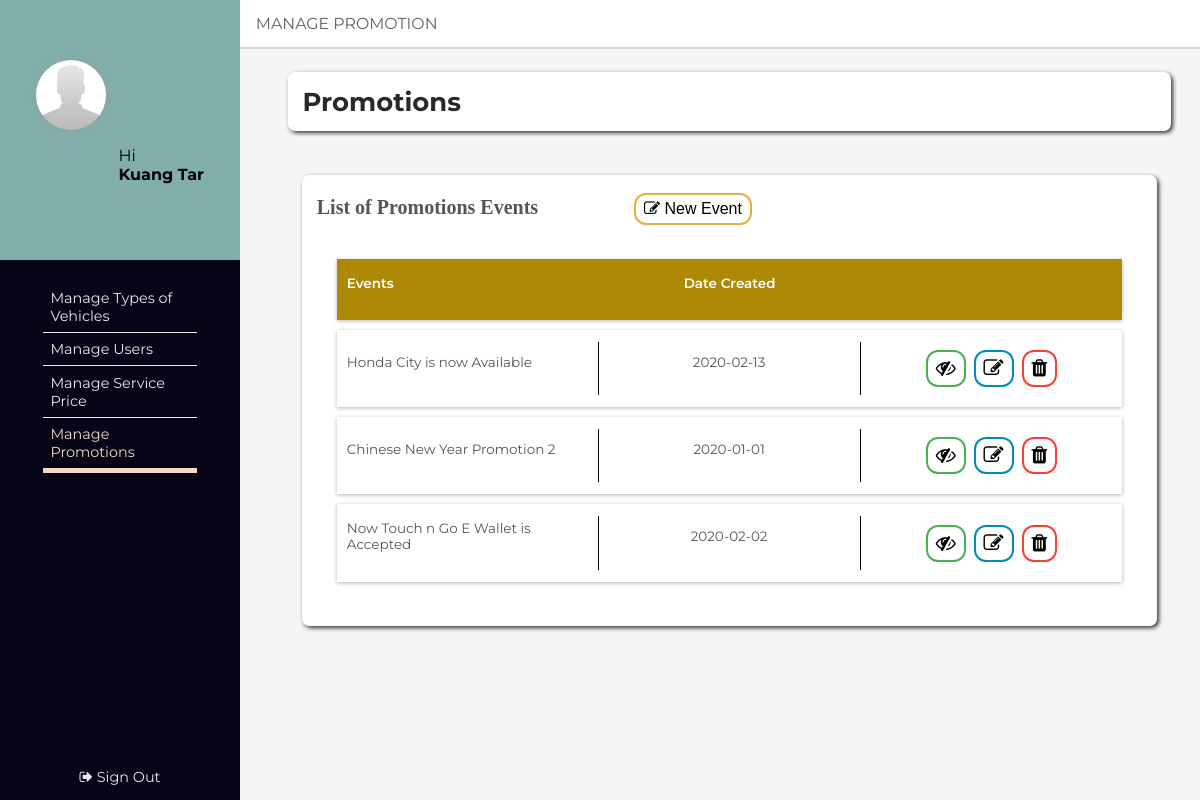
Page /promotion.php on the committed database.
### tables this page shows
CREATE TABLE `promotion` (
  `id` int(11) NOT NULL,
  `event` varchar(128) NOT NULL,
  `date_created` date NOT NULL,
  `description` varchar(256) NOT NULL,
  `image` varchar(128) NOT NULL,
  `status` int(1) NOT NULL
);

### db/conn.php (called while the page is built, shortened)
<?php
    include "class/db.php";
    $DB = new Database();
?>

### db/class/db.php (called while the page is built, shortened)
<?php
    class Database{
        private $servername = "cybergo.cl3klxoe7ycy.us-east-2.rds.amazonaws.com";
        private $username = "cybergo";
        private $password = "aaa11111";
        private $database = "cybergo";
        function connect(){
            $this->conn = mysqli_connect($this->servername, $this->username, $this->password, $this->database);
            return $this->conn;
        }
    }
?>

### object/promotionTable.php (called while the page is built, shortened)
<?php
    class Promotiontable {
        private $conn;
        private $table_name = "promotion";
        public function __construct($db){
            $this->conn = $db->connect();
        }
        public function read()
        {
            $sql = "SELECT * FROM " . $this->table_name;
            $stmt = $this->conn->query($sql) or die("Error in $sql");
            return $stmt;
        }
    }
?>

### promotion.php (the view, shortened to what this page needs)
<?php
    include "db/conn.php";
    include_once "object/promotionTable.php";
    $promotion = new PromotionTable($DB);
    $getPromotion = $promotion->read();
?>
<!DOCTYPE html>
<html lang="en">
<head>
   <link rel="stylesheet" href="css/reset.css" />
   <link rel="stylesheet" href="css/default.css" />
   <link rel="stylesheet" href="css/sidebar.css" />
   <link rel="stylesheet" href="css/promotion.css" />
   <link rel="stylesheet" href="css/alert.css" />
   <link rel="stylesheet" href="https://cdnjs.cloudflare.com/ajax/libs/font-awesome/4.7.0/css/font-awesome.min.css">
</head>
<body>
    <div id="leftBar">
        <div id="user">
            <img src="img/default.jpg" alt="Profile Image">
            <p>
                Hi <br/>
                <b >Kuang Tar</b>
            </p>
        </div>
        <nav>
            <a href="cartype.html">Manage Types of Vehicles</a>
            <a href="user.html">Manage Users</a>
            <a href="servicePrice.html">Manage Service Price</a>
            <a href="promotion.html"  id="selected">Manage Promotions</a>
          </nav>
        <div id="signOut">
            <a href="login.html"><i class="fa fa-sign-out"></i> Sign Out</a>
        </div>
    </div>
    <hgroup>
        <h1>Manage Promotion</h1>
    </hgroup>
    <div id="body">
        <div id="title">
            <h1>Promotions</h1>
        </div>
        <div id="content">
            <a>List of Promotions Events</a><button class="button button4 open-modal" data-open="modal1"><i class="fa fa-pencil-square-o"></i> New Event</button>
            <div class="table-box">
                <div class="table-row table-head">
                    <div class="table-cell first-cell">
                       <p>Events</p>
                    </div>
                    <div class="table-cell">
                        <p>Date Created</p>
                    </div>
                    <div class="table-cell last-cell">
                    </div>
                </div>
                <?php while($row = $getPromotion->fetch_assoc()) { ?>
                    <div class="table-row" id="<?php echo $row["id"]; ?>">
                    <div class="table-cell first-cell">
                        <p><?php echo $row["event"]; ?></p>
                    </div>
                    <div class="table-cell">
                        <p><?php echo $row["date_created"]; ?></p>
                    </div>
                    <div class="table-cell last-cell">
                        <a href="<?php echo 'promotion.php?StatusId=' . $row["id"]; ?>" class="button button1">
                        <?php if($row["status"] == 1) { ?>
                            <i class="fa fa-eye" aria-hidden="true"></i>
                        <?php } else { ?>
                            <i class="fa fa-eye-slash" aria-hidden="true"></i>
                        <?php } ?>
                        </a>
                            <a href="<?php echo 'editPromotion.php?editId=' . $row["id"]; ?>" class="button button2"><i class="fa fa-pencil-square-o" aria-hidden="true"></i></a>
                            <a href="<?php echo 'promotion.php?delId=' . $row["id"]; ?>" class="button button3"><i class="fa fa-trash" aria-hidden="true"></i>
                        </a>
                    </div>
                </div>
                <?php } ?>
            </div>
        </div>
    </div>
</body>
</html>

### css/default.css (style rules this page uses)
h1, h2, h3, p, body, div { font-family: "Montserrat", Tahoma, Helvetica, sans-serif; margin: 0; padding: 0; }
a { text-decoration:none; }
h1 { font-size: 1.8em; margin: 0.25em 0 0.25em 0; }
p, body { font-size: 0.9em; }
p { margin-bottom: 1em; }
body { background-color: rgb(247, 244, 244); }

### css/sidebar.css (style rules this page uses)
#leftBar { position:fixed; top:0; left:0; width:15rem; height:100%; margin-right:12em; background:#050517; }
#user { float:left; margin-bottom:2em; background:rgb(129, 173, 171); width:70%; padding:25% 15%; }
#user img { float:left; width:70px; margin-right:1em; height:70px; border-radius:100px; box-shadow:0 0 4px rgb(155, 155, 155); }
#user p { float:right; margin-top:1em; font-size:12pt; }
#leftBar nav { padding:1em 3em; }
#leftBar nav a { display:block; padding: 0.5em; border-bottom:1px solid rgb(233, 233, 233); transition:0.5s; }
#leftBar nav #selected { border-bottom:5px solid #F3D8C7; color:#F3D8C7; }
#signOut { position:absolute; bottom:0; left:0; width:100%; text-align:center; padding: 1em 0; }
#leftBar nav a, #signOut a { color:rgb(233, 233, 233); transition-duration:0.5s; }
#body { position:absolute; margin:5em 2em 2em 20em; color:rgb(41, 41, 41); }
hgroup { position:fixed; width:82%; left:15rem; top:0; padding:0.7em 0; background:rgb(255, 255, 255); border-bottom:2px solid #D3D5D7; color:#050517; z-index:1; }
hgroup h1 { margin-left:1em; font-size:1.1em; text-transform:uppercase; font-weight:normal; color:rgb(97, 97, 97); }

### css/promotion.css (style rules this page uses)
#title { position:relative; margin-bottom:2em; background:white; border-radius:0.5em; box-shadow:2px 2px 4px rgb(54, 54, 54); padding:.5em 1em; }
#content { float: left; position: relative; display: block; padding: 1em 1em; margin: 1em 1em; background: white; box-shadow: 2px 2px 4px rgb(54,54,54); border-radius: 0.5em; }
#content a { font-family: serif; font-size: 20px; font-weight: bold; }
.table-box { margin: 30px 20px; }
.table-row { display: table; width: 100%; margin: 10px auto; font-family: sans-serif; background: transparent; padding: 12px 0; color: #555; font-size: 15px; box-shadow: 0px 1px 4px 0px rgba(0,0,50,0.3); }
.table-head { background: #ad8906; color: #fff; font-weight: 600; }
.table-head .table-cell { border-right: none; }
.table-cell { display: table-cell; width: 20%; text-align: center; padding: 4px 0; border-right: 1px solid #000000; vertical-align: middle; }
.first-cell { text-align: left; padding-left: 10px; }
.last-cell { border-right: none; }
a { text-decoration: none; color: #555 }
.button { border: none; color: white; padding: 5px 8px; text-align: center; text-decoration: none; display: inline-block; font-size: 16px; margin: 4px 2px; transition-duration: 0.4s; cursor: pointer; }
.button1 { background-color: white; color: black; border: 2px solid #4caf50; border-radius: 12px; }
.button2 { background-color: white; color: black; border: 2px solid #008CBA; border-radius: 12px; }
.button3 { background-color: white; color: black; border: 2px solid #f44336; border-radius: 12px; }
.button4 { margin-left: 6em; font-size: 16px; background-color: white; color: black; border: 2px solid #e2b044; border-radius: 12px; }

### rows in the picture
promotion: event "Honda City is now Available", date_created "2020-02-13", status 0 (drawn)
promotion: event "Chinese New Year Promotion 2", date_created "2020-01-01", status 0 (drawn)
promotion: event "Now Touch n Go E Wallet is Accepted", date_created "2020-02-02", status 0 (drawn)
